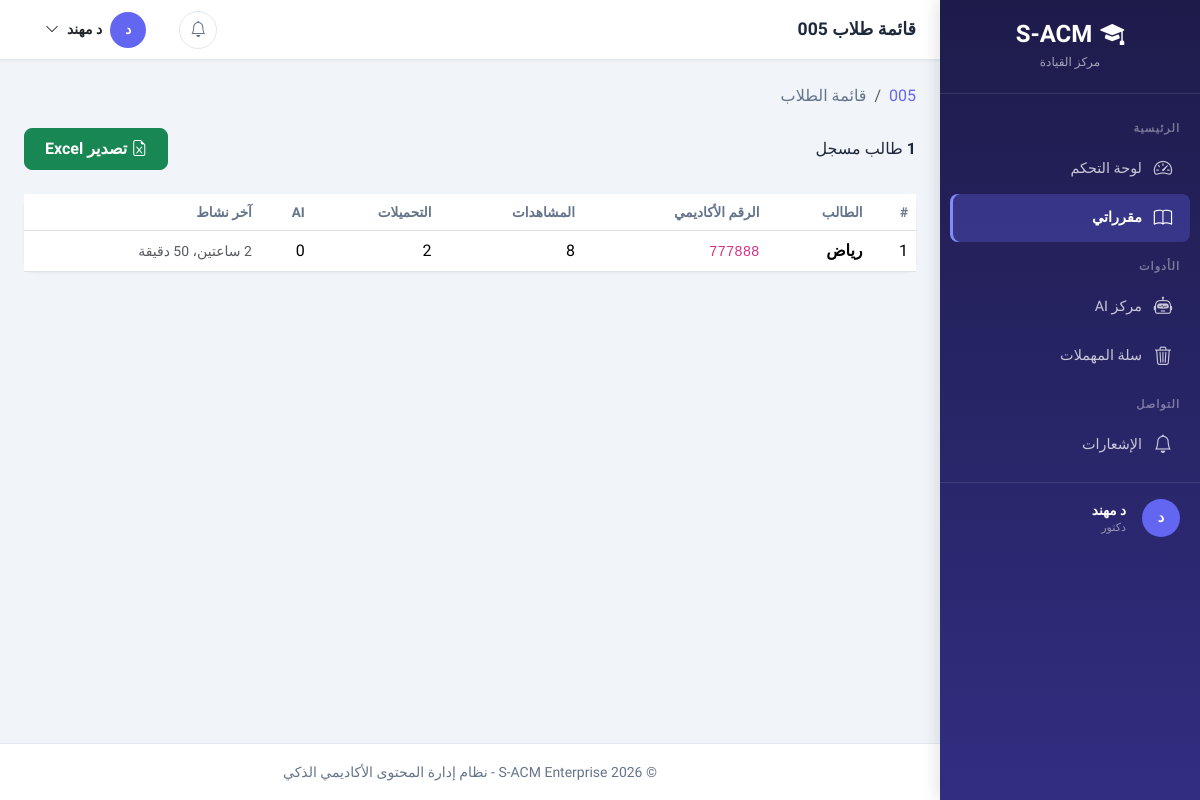
Page /instructor/roster/5/ (signed in) on the committed database.
### apps/accounts/models.py (models this page shows, shortened)
class User(AbstractBaseUser, PermissionsMixin):
    ACCOUNT_STATUS_CHOICES = [
        ('inactive', 'غير مفعّل'),
        ('active', 'مفعّل'),
        ('suspended', 'موقوف'),
    ]
    academic_id = models.CharField(
        max_length=50,
        unique=True,
        verbose_name='الرقم الأكاديمي/الوظيفي',
        help_text='الرقم الأكاديمي للطالب أو الرقم الوظيفي للموظف'
    )
    id_card_number = models.CharField(
        max_length=50,
        unique=True,
        verbose_name='رقم البطاقة الشخصية',
        help_text='يستخدم للتحقق من الهوية عند التفعيل'
    )
    full_name = models.CharField(
        max_length=150,
        verbose_name='الاسم الكامل'
    )
    email = models.EmailField(
        unique=True,
        blank=True,
        null=True,
        verbose_name='البريد الإلكتروني',
        help_text='يتم تعيينه عند التفعيل'
    )
    account_status = models.CharField(
        max_length=20,
        choices=ACCOUNT_STATUS_CHOICES,
        default='inactive',
        verbose_name='حالة الحساب'
    )
    role = models.ForeignKey(
        Role,
        on_delete=models.PROTECT,
        related_name='users',
        verbose_name='الدور',
        null=True,
        blank=True
    )
    major = models.ForeignKey(
        Major,
        on_delete=models.SET_NULL,
        related_name='students',
        verbose_name='التخصص',
        null=True,
        blank=True,
        help_text='للطلاب فقط'
    )
    level = models.ForeignKey(
        Level,
        on_delete=models.SET_NULL,
        related_name='students',
        verbose_name='المستوى',
        null=True,
        blank=True,
        help_text='للطلاب فقط'
    )
    is_staff = models.BooleanField(default=False, verbose_name='موظف')
    is_active = models.BooleanField(default=True, verbose_name='نشط')
    date_joined = models.DateTimeField(default=timezone.now, verbose_name='تاريخ الانضمام')
    last_login = models.DateTimeField(null=True, blank=True, verbose_name='آخر تسجيل دخول')
    profile_picture = models.ImageField(
        upload_to='profiles/',
        blank=True,
        null=True,
        verbose_name='صورة الملف الشخصي'
    )
    phone_number = models.CharField(
        max_length=20,
        blank=True,
        null=True,
        verbose_name='رقم الهاتف'
    )
    objects = UserManager()
    USERNAME_FIELD = 'academic_id'
    REQUIRED_FIELDS = ['full_name', 'id_card_number']
    class Meta:
        db_table = 'users'
        verbose_name = 'مستخدم'
        verbose_name_plural = 'المستخدمون'
        indexes = [
            models.Index(fields=['academic_id']),
            models.Index(fields=['email']),
            models.Index(fields=['account_status']),
        ]
    def is_admin(self):
        return self.role and self.role.code == Role.ADMIN
    def is_instructor(self):
        return self.role and self.role.code == Role.INSTRUCTOR
    def is_student(self):
        return self.role and self.role.code == Role.STUDENT

class Role(models.Model):
    ADMIN = 'admin'
    INSTRUCTOR = 'instructor'
    STUDENT = 'student'
    code = models.CharField(
        max_length=50,
        unique=True,
        verbose_name='كود الدور',
        help_text='معرف فريد للدور (بالإنجليزية، مثل: admin, instructor)'
    )
    display_name = models.CharField(
        max_length=100,
        verbose_name='اسم العرض',
        help_text='الاسم الذي يظهر للمستخدم'
    )
    description = models.TextField(
        blank=True,
        null=True,
        verbose_name='وصف الدور'
    )
    is_system = models.BooleanField(
        default=False,
        verbose_name='دور نظام',
        help_text='الأدوار الافتراضية التي لا يمكن حذفها'
    )
    is_active = models.BooleanField(
        default=True,
        verbose_name='نشط'
    )
    created_at = models.DateTimeField(auto_now_add=True, verbose_name='تاريخ الإنشاء')
    updated_at = models.DateTimeField(auto_now=True, verbose_name='تاريخ التحديث')
    class Meta:
        db_table = 'roles'
        verbose_name = 'دور'
        verbose_name_plural = 'الأدوار'
        ordering = ['-is_system', 'display_name']

class UserActivity(models.Model):
    ACTIVITY_TYPES = [
        ('login', 'تسجيل دخول'),
        ('logout', 'تسجيل خروج'),
        ('upload', 'رفع ملف'),
        ('download', 'تحميل ملف'),
        ('view', 'عرض محتوى'),
        ('ai_summary', 'طلب تلخيص AI'),
        ('ai_questions', 'طلب أسئلة AI'),
        ('profile_update', 'تحديث الملف الشخصي'),
        ('password_change', 'تغيير كلمة المرور'),
    ]
    user = models.ForeignKey(
        User,
        on_delete=models.CASCADE,
        related_name='activities',
        verbose_name='المستخدم'
    )
    activity_type = models.CharField(
        max_length=50,
        choices=ACTIVITY_TYPES,
        verbose_name='نوع النشاط'
    )
    description = models.TextField(
        blank=True,
        null=True,
        verbose_name='وصف النشاط'
    )
    ip_address = models.GenericIPAddressField(
        blank=True,
        null=True,
        verbose_name='عنوان IP'
    )
    user_agent = models.TextField(
        blank=True,
        null=True,
        verbose_name='معلومات المتصفح'
    )
    activity_time = models.DateTimeField(
        auto_now_add=True,
        verbose_name='وقت النشاط'
    )
    file_id = models.PositiveIntegerField(
        blank=True,
        null=True,
        verbose_name='معرف الملف'
    )
    class Meta:
        db_table = 'user_activity'
        verbose_name = 'نشاط مستخدم'
        verbose_name_plural = 'أنشطة المستخدمين'
        ordering = ['-activity_time']
        indexes = [
            models.Index(fields=['user', 'activity_type']),
            models.Index(fields=['activity_time']),
        ]

### apps/courses/models.py (models this page shows, shortened)
class Course(models.Model):
    course_name = models.CharField(
        max_length=150,
        verbose_name='اسم المقرر'
    )
    course_code = models.CharField(
        max_length=20,
        unique=True,
        verbose_name='رمز المقرر'
    )
    description = models.TextField(
        blank=True,
        null=True,
        verbose_name='وصف المقرر'
    )
    level = models.ForeignKey(
        'accounts.Level',
        on_delete=models.PROTECT,
        related_name='courses',
        verbose_name='المستوى'
    )
    semester = models.ForeignKey(
        'accounts.Semester',
        on_delete=models.PROTECT,
        related_name='courses',
        verbose_name='الفصل الدراسي'
    )
    credit_hours = models.PositiveIntegerField(
        default=3,
        verbose_name='الساعات المعتمدة'
    )
    is_active = models.BooleanField(
        default=True,
        verbose_name='نشط'
    )
    created_at = models.DateTimeField(
        auto_now_add=True,
        verbose_name='تاريخ الإنشاء'
    )
    updated_at = models.DateTimeField(
        auto_now=True,
        verbose_name='تاريخ التحديث'
    )
    class Meta:
        db_table = 'courses'
        verbose_name = 'مقرر'
        verbose_name_plural = 'المقررات'
        ordering = ['course_code']
        indexes = [
            models.Index(fields=['course_code']),
            models.Index(fields=['level', 'semester']),
        ]

### apps/instructor/views.py (the view)
# urls.py: path('roster/<int:course_pk>/', views.StudentRosterView.as_view(), name='student_roster'),
class StudentRosterView(LoginRequiredMixin, InstructorRequiredMixin, DetailView):
    model = Course
    template_name = 'instructor/student_roster.html'
    context_object_name = 'course'
    pk_url_kwarg = 'course_pk'
    def get_queryset(self):
        return Course.objects.get_courses_for_instructor(self.request.user)
    def get_context_data(self, **kwargs):
        context = super().get_context_data(**kwargs)
        context['active_page'] = 'courses'
        course = self.object
        course_file_ids = course.files.values_list('id', flat=True)
        students = (
            User.objects.filter(
                role__code=Role.STUDENT,
                major__in=course.course_majors.values_list('major', flat=True),
                level=course.level,
                account_status='active'
            )
            .select_related('major', 'level')
            .annotate(
                view_count=Count(
                    'activities',
                    filter=Q(
                        activities__activity_type='view',
                        activities__file_id__in=course_file_ids
                    )
                ),
                download_count=Count(
                    'activities',
                    filter=Q(
                        activities__activity_type='download',
                        activities__file_id__in=course_file_ids
                    )
                ),
                ai_usage_count=Count(
                    'ai_usage_logs',
                    filter=Q(ai_usage_logs__file__course=course)
                ),
            )
            .order_by('full_name')
        )
        student_data = []
        for student in students:
            last_activity = UserActivity.objects.filter(
                user=student,
                file_id__in=course_file_ids
            ).order_by('-activity_time').first()
            student_data.append({
                'student': student,
                'views': student.view_count,
                'downloads': student.download_count,
                'ai_usage': student.ai_usage_count,
                'last_activity': last_activity,
            })
        context['student_data'] = student_data
        context['total_students'] = len(student_data)
        return context

### templates/instructor/student_roster.html (shortened to what this page needs)
{% extends 'layouts/dashboard_base.html' %}
{% block page_title %}قائمة طلاب {{ course.course_code }}{% endblock %}
{% block breadcrumb %}
<nav aria-label="breadcrumb"><ol class="breadcrumb breadcrumb-custom">
    <li class="breadcrumb-item"><a href="{% url 'instructor:course_detail' course.pk %}">{{ course.course_code }}</a></li>
    <li class="breadcrumb-item active">قائمة الطلاب</li>
</ol></nav>
{% endblock %}
{% block dashboard_content %}
<div class="d-flex justify-content-between align-items-center mb-4">
    <h6 class="mb-0"><strong>{{ total_students }}</strong> طالب مسجل</h6>
    <a href="{% url 'instructor:roster_export_excel' course.pk %}" class="btn btn-success"><i class="bi bi-file-earmark-excel me-1"></i>تصدير Excel</a>
</div>
<div class="card">
    <div class="card-body p-0">
        {% if student_data %}
        <div class="table-responsive">
            <table class="table table-hover mb-0">
                <thead><tr><th>#</th><th>الطالب</th><th>الرقم الأكاديمي</th><th>المشاهدات</th><th>التحميلات</th><th>AI</th><th>آخر نشاط</th></tr></thead>
                <tbody>
                {% for item in student_data %}
                <tr>
                    <td>{{ forloop.counter }}</td>
                    <td><strong>{{ item.student.full_name }}</strong></td>
                    <td><code>{{ item.student.academic_id }}</code></td>
                    <td>{{ item.views }}</td>
                    <td>{{ item.downloads }}</td>
                    <td>{{ item.ai_usage }}</td>
                    <td><small class="text-muted">{% if item.last_activity %}{{ item.last_activity.activity_time|timesince }}{% else %}-{% endif %}</small></td>
                </tr>
                {% endfor %}
                </tbody>
            </table>
        </div>
        {% else %}
        <div class="empty-state py-5"><i class="bi bi-people d-block"></i><p>لا يوجد طلاب مسجلين في هذا المقرر</p></div>
        {% endif %}
    </div>
</div>
{% endblock %}

### templates/layouts/dashboard_base.html (shortened to what this page needs)
{% load static %}
<!DOCTYPE html>
<html lang="ar" dir="rtl">
<head>
    <link href="https://cdn.jsdelivr.net/npm/bootstrap@5.3.2/dist/css/bootstrap.rtl.min.css" rel="stylesheet">
    <link href="https://cdn.jsdelivr.net/npm/bootstrap-icons@1.11.3/font/bootstrap-icons.css" rel="stylesheet">
</head>
<body>
    <nav class="sidebar" id="sidebar">
        <div class="sidebar-brand">
            <h4><i class="bi bi-mortarboard-fill me-2"></i>S-ACM</h4>
            <small>{% if is_instructor %}مركز القيادة{% elif is_student %}بوابة التعلم{% else %}لوحة التحكم{% endif %}</small>
        </div>
        <div class="sidebar-nav">
            {% block sidebar_nav %}
            {% if is_instructor %}
            <div class="sidebar-section-title">الرئيسية</div>
            <div class="nav-item">
                <a class="nav-link {% if active_page == 'dashboard' %}active{% endif %}" href="{% url 'instructor:dashboard' %}">
                    <i class="bi bi-speedometer2"></i> لوحة التحكم
                </a>
            </div>
            <div class="nav-item">
                <a class="nav-link {% if active_page == 'courses' %}active{% endif %}" href="{% url 'instructor:course_list' %}">
                    <i class="bi bi-book"></i> مقرراتي
                </a>
            </div>
            <div class="sidebar-section-title">الأدوات</div>
            <div class="nav-item">
                <a class="nav-link {% if active_page == 'ai_hub' %}active{% endif %}" href="{% url 'instructor:ai_hub' %}">
                    <i class="bi bi-robot"></i> مركز AI
                </a>
            </div>
            <div class="nav-item">
                <a class="nav-link {% if active_page == 'trash' %}active{% endif %}" href="{% url 'instructor:trash_list' %}">
                    <i class="bi bi-trash3"></i> سلة المهملات
                </a>
            </div>
            <div class="sidebar-section-title">التواصل</div>
            <div class="nav-item">
                <a class="nav-link" href="{% url 'notifications:list' %}">
                    <i class="bi bi-bell"></i> الإشعارات
                </a>
            </div>
            {% endif %}
            {% endblock %}
        </div>
        <div style="padding: 16px 20px; margin-top: auto; border-top: 1px solid rgba(255,255,255,0.1);">
            <div class="d-flex align-items-center gap-3">
                <div class="avatar-circle" style="width:38px;height:38px;font-size:0.9rem;">
                    {{ request.user.full_name|slice:":1"|upper }}
                </div>
                <div>
                    <div style="color:#fff;font-size:0.85rem;font-weight:600;">{{ request.user.full_name|truncatechars:16 }}</div>
                    <div style="color:rgba(255,255,255,0.5);font-size:0.7rem;">{{ user_role|default:"مستخدم" }}</div>
                </div>
            </div>
        </div>
    </nav>
    <div class="main-wrapper">
        <header class="top-navbar">
            <div class="d-flex align-items-center gap-3">
                <h6 class="page-title mb-0">{% block page_title %}لوحة التحكم{% endblock %}</h6>
            </div>
            <div class="nav-actions">
                <div class="dropdown">
                    <button class="btn-icon position-relative" data-bs-toggle="dropdown">
                        <i class="bi bi-bell"></i>
                    </button>
                </div>
                <div class="dropdown">
                    <button class="d-flex align-items-center gap-2 btn btn-link text-dark text-decoration-none" data-bs-toggle="dropdown">
                        <div class="avatar-circle">{{ request.user.full_name|slice:":1"|upper }}</div>
                        <span class="d-none d-md-inline small">{{ request.user.full_name|truncatechars:12 }}</span>
                        <i class="bi bi-chevron-down small"></i>
                    </button>
                </div>
            </div>
        </header>
        <main class="page-content">
            {% block breadcrumb %}{% endblock %}
            {% block dashboard_content %}{% endblock %}
        </main>
        <footer class="dashboard-footer">
            <small>&copy; 2026 S-ACM Enterprise - نظام إدارة المحتوى الأكاديمي الذكي</small>
        </footer>
    </div>
</body>
</html>

### rows in the picture
User: user.full_name "د", user.full_name "د مهند"
Role: display_name "دكتور"
Course: course_code "005"
User: student.full_name "رياض", student.academic_id "777888", views "8", downloads "2", ai_usage "0", last_activity.activity_time "2 ساعتين، 50 دقيقة"

### other values in the picture
{{ total_students }} "1"
